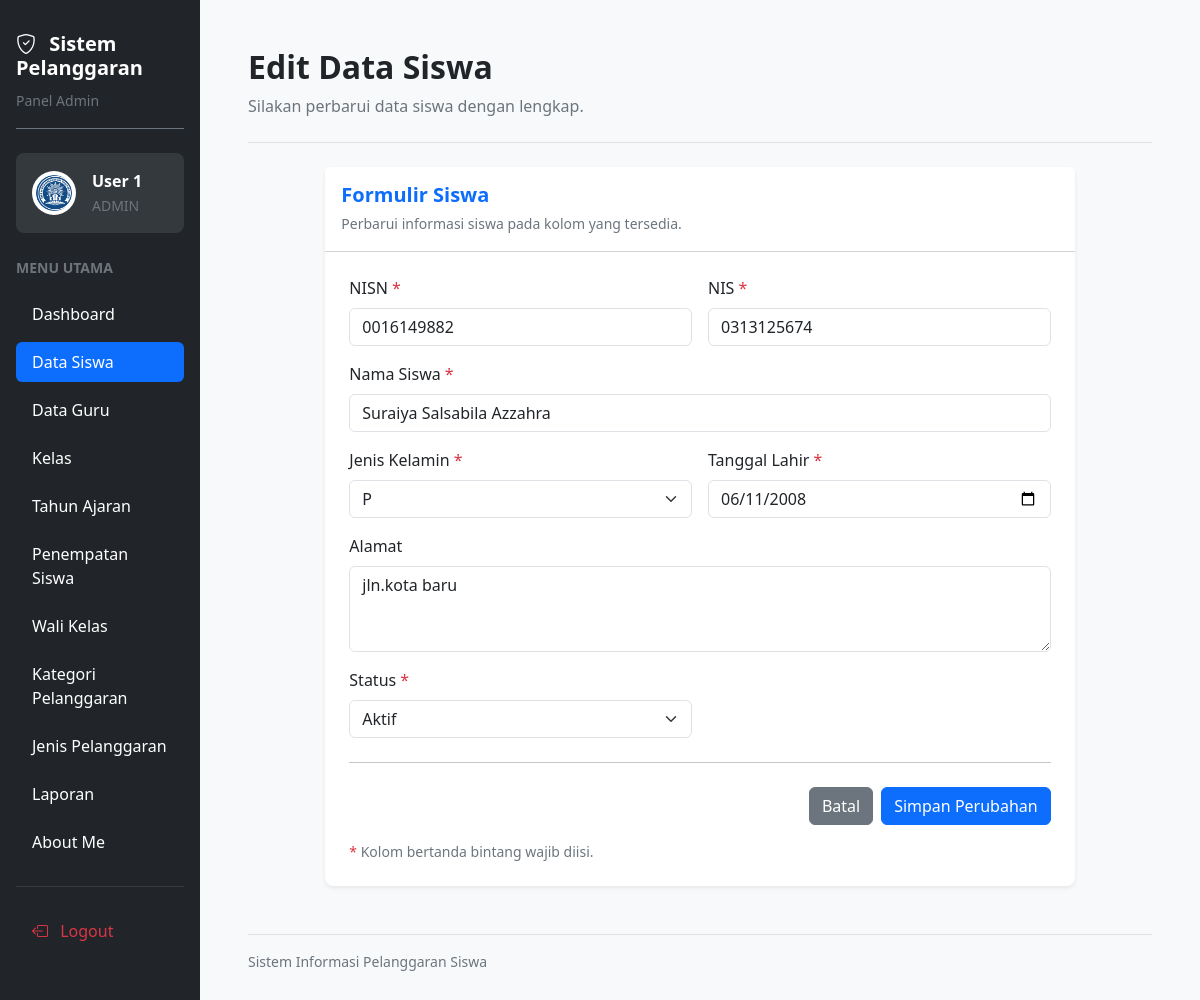
Page /edit_siswa.php?id=341 (signed in) on the committed database.
### tables this page shows
CREATE TABLE `t_siswa` (
  `id` int(11) NOT NULL,
  `nis` varchar(30) NOT NULL,
  `nisn` varchar(20) NOT NULL,
  `nama` varchar(150) NOT NULL,
  `jenis_kelamin` char(5) NOT NULL,
  `tanggal_lahir` date NOT NULL,
  `alamat` text NOT NULL,
  `status_aktif` tinyint(1) NOT NULL,
  `created_at` timestamp NULL DEFAULT current_timestamp(),
  `updated_at` timestamp NULL DEFAULT current_timestamp()
);

### edit_siswa.php (the view, shortened to what this page needs)
<?php
require_once __DIR__ . "/config/koneksi.php";
$nama = htmlspecialchars($_SESSION['name'] ?? 'Pengguna', ENT_QUOTES, 'UTF-8');
$id = (int) $_GET['id'];
$stmt = mysqli_prepare($koneksi, "SELECT * FROM t_siswa WHERE id = ?");
mysqli_stmt_bind_param($stmt, "i", $id);
mysqli_stmt_execute($stmt);
$result = mysqli_stmt_get_result($stmt);
$siswa = mysqli_fetch_assoc($result);
$menuAdmin = [
    ['Dashboard', 'dashboard.php'],
    ['Data Siswa', 'siswa.php'],
    ['Data Guru', 'guru.php'],
    ['Kelas', 'kelas.php'],
    ['Tahun Ajaran', 'tahun_ajaran.php'],
    ['Penempatan Siswa', 'penempatan_siswa.php'],
    ['Wali Kelas', 'wali_kelas.php'],
    ['Kategori Pelanggaran', 'kategori_pelanggaran.php'],
    ['Jenis Pelanggaran', 'jenis_pelanggaran.php'],
    ['Laporan', 'laporan.php'],
    ['About Me', 'abautme.php']
];
?>
<!DOCTYPE html>
<html lang="id">
<head>
    <link href="https://cdn.jsdelivr.net/npm/bootstrap@5.3.3/dist/css/bootstrap.min.css" rel="stylesheet">
    <link href="https://cdn.jsdelivr.net/npm/bootstrap-icons@1.11.3/font/bootstrap-icons.min.css" rel="stylesheet">
</head>
<body class="bg-light">
<div class="container-fluid">
    <div class="row">
        <aside class="col-12 col-md-3 col-lg-2 bg-dark min-vh-100 p-3">
            <div class="text-white mb-4 pt-3 pb-3 border-bottom border-secondary">
                <h5 class="fw-bold mb-2">
                    <i class="bi bi-shield-check me-2"></i>
                    Sistem Pelanggaran
                </h5>
                <small class="text-secondary">Panel Admin</small>
            </div>
            <div class="bg-secondary bg-opacity-25 rounded-3 p-3 mb-4">
                <div class="d-flex align-items-center gap-3">
                    <img
                        src="logo.png"
                        alt="Logo Aplikasi"
                        width="44"
                        height="44"
                        class="rounded-circle bg-white p-1"
                    >
                    <div class="text-white text-break">
                        <div class="fw-semibold"><?= $nama; ?></div>
                        <small class="text-secondary">ADMIN</small>
                    </div>
                </div>
            </div>
            <div class="text-secondary small fw-semibold mb-3">
                MENU UTAMA
            </div>
            <ul class="nav nav-pills flex-column gap-2">
                <?php foreach ($menuAdmin as $item): ?>
                    <li class="nav-item">
                        <a
                            href="<?= htmlspecialchars($item[1], ENT_QUOTES, 'UTF-8'); ?>"
                            class="nav-link <?= $item[0] === 'Data Siswa' ? 'active' : 'text-white'; ?> rounded-2 py-2 px-3"
                        >
                            <?= htmlspecialchars($item[0], ENT_QUOTES, 'UTF-8'); ?>
                        </a>
                    </li>
                <?php endforeach; ?>
            </ul>
            <hr class="border-secondary my-4">
            <a href="logout.php" class="nav-link text-danger rounded-2 py-2 px-3">
                <i class="bi bi-box-arrow-left me-2"></i>
                Logout
            </a>
        </aside>
        <main class="col-12 col-md-9 col-lg-10 p-3 p-lg-5">
            <div class="d-flex flex-wrap justify-content-between align-items-center gap-3 mb-4 pb-4 border-bottom">
                <div>
                    <h2 class="fw-bold mb-2">Edit Data Siswa</h2>
                    <p class="text-secondary mb-0">
                        Silakan perbarui data siswa dengan lengkap.
                    </p>
                </div>
            </div>
            <div class="row justify-content-center">
                <div class="col-12 col-xl-10">
                    <div class="card border-0 shadow-sm rounded-3">
                        <div class="card-header bg-white p-3">
                            <h5 class="text-primary fw-bold mb-1">Formulir Siswa</h5>
                            <small class="text-secondary">
                                Perbarui informasi siswa pada kolom yang tersedia.
                            </small>
                        </div>
                        <div class="card-body p-4">
                            <form method="POST" action="">
                                <div class="row g-3">
                                    <div class="col-md-6">
                                        <label for="nisn" class="form-label">
                                            NISN <span class="text-danger">*</span>
                                        </label>
                                        <input
                                            type="text"
                                            name="nisn"
                                            id="nisn"
                                            class="form-control"
                                            placeholder="Masukkan 10 digit NISN"
                                            inputmode="numeric"
                                            minlength="10"
                                            maxlength="10"
                                            pattern="[0-9]{10}"
                                            oninput="this.value=this.value.replace(/[^0-9]/g,'').slice(0,10)"
                                            value="<?= htmlspecialchars($siswa['nisn'] ?? '', ENT_QUOTES, 'UTF-8'); ?>"
                                            required
                                        >
                                    </div>
                                    <div class="col-md-6">
                                        <label for="nis" class="form-label">
                                            NIS <span class="text-danger">*</span>
                                        </label>
                                        <input
                                            type="text"
                                            name="nis"
                                            id="nis"
                                            class="form-control"
                                            placeholder="Masukkan 10 digit NIS"
                                            inputmode="numeric"
                                            minlength="10"
                                            maxlength="10"
                                            pattern="[0-9]{10}"
                                            oninput="this.value=this.value.replace(/[^0-9]/g,'').slice(0,10)"
                                            value="<?= htmlspecialchars($siswa['nis'] ?? '', ENT_QUOTES, 'UTF-8'); ?>"
                                            required
                                        >
                                    </div>
                                    <div class="col-12">
                                        <label for="nama" class="form-label">
                                            Nama Siswa <span class="text-danger">*</span>
                                        </label>
                                        <input
                                            type="text"
                                            name="nama"
                                            id="nama"
                                            class="form-control"
                                            placeholder="Masukkan nama lengkap siswa"
                                            value="<?= htmlspecialchars($siswa['nama'] ?? '', ENT_QUOTES, 'UTF-8'); ?>"
                                            required
                                        >
                                    </div>
                                    <div class="col-md-6">
                                        <label for="jenis_kelamin" class="form-label">
                                            Jenis Kelamin <span class="text-danger">*</span>
                                        </label>
                                        <select name="jenis_kelamin" id="jenis_kelamin" class="form-select" required>
                                            <option value="P" <?= ($siswa['jenis_kelamin'] ?? '') === 'P' ? 'selected' : ''; ?>>P</option>
                                        </select>
                                    </div>
                                    <div class="col-md-6">
                                        <label for="tanggal_lahir" class="form-label">
                                            Tanggal Lahir <span class="text-danger">*</span>
                                        </label>
                                        <input
                                            type="date"
                                            name="tanggal_lahir"
                                            id="tanggal_lahir"
                                            class="form-control"
                                            value="<?= htmlspecialchars($siswa['tanggal_lahir'] ?? '', ENT_QUOTES, 'UTF-8'); ?>"
                                            required
                                        >
                                    </div>
                                    <div class="col-12">
                                        <label for="alamat" class="form-label">Alamat</label>
                                        <textarea
                                            name="alamat"
                                            id="alamat"
                                            class="form-control"
                                            rows="3"
                                            placeholder="Masukkan alamat siswa"
                                        ><?= htmlspecialchars($siswa['alamat'] ?? '', ENT_QUOTES, 'UTF-8'); ?></textarea>
                                    </div>
                                    <div class="col-md-6">
                                        <label for="status_aktif" class="form-label">
                                            Status <span class="text-danger">*</span>
                                        </label>
                                        <select name="status_aktif" id="status_aktif" class="form-select" required>
                                            <option value="Aktif" <?= ($siswa['status_aktif'] ?? 'Aktif') === 'Aktif' ? 'selected' : ''; ?>>
                                                Aktif
                                            </option>
                                        </select>
                                    </div>
                                </div>
                                <hr class="my-4">
                                <div class="d-flex justify-content-end gap-2">
                                    <a href="siswa.php" class="btn btn-secondary">
                                        Batal
                                    </a>
                                    <button type="submit" name="update" class="btn btn-primary">
                                        Simpan Perubahan
                                    </button>
                                </div>
                                <p class="text-secondary small mt-3 mb-0">
                                    <span class="text-danger">*</span>
                                    Kolom bertanda bintang wajib diisi.
                                </p>
                            </form>
                        </div>
                    </div>
                </div>
            </div>
            <div class="text-secondary small mt-5 pt-3 border-top">
                Sistem Informasi Pelanggaran Siswa
            </div>
        </main>
    </div>
</div>
</body>
</html>

### rows in the picture
t_siswa: nisn "0016149882", nis "0313125674", nama "Suraiya Salsabila Azzahra", jenis_kelamin "P", tanggal_lahir "06/11/2008", alamat "jln.kota baru"

### other values in the picture
$nama "User 1"
$item[0] "Dashboard"
$item[0] "Data Siswa"
$item[0] "Data Guru"
$item[0] "Kelas"
$item[0] "Tahun Ajaran"
$item[0] "Penempatan Siswa"
$item[0] "Wali Kelas"
$item[0] "Kategori Pelanggaran"
$item[0] "Jenis Pelanggaran"
$item[0] "Laporan"
$item[0] "About Me"
